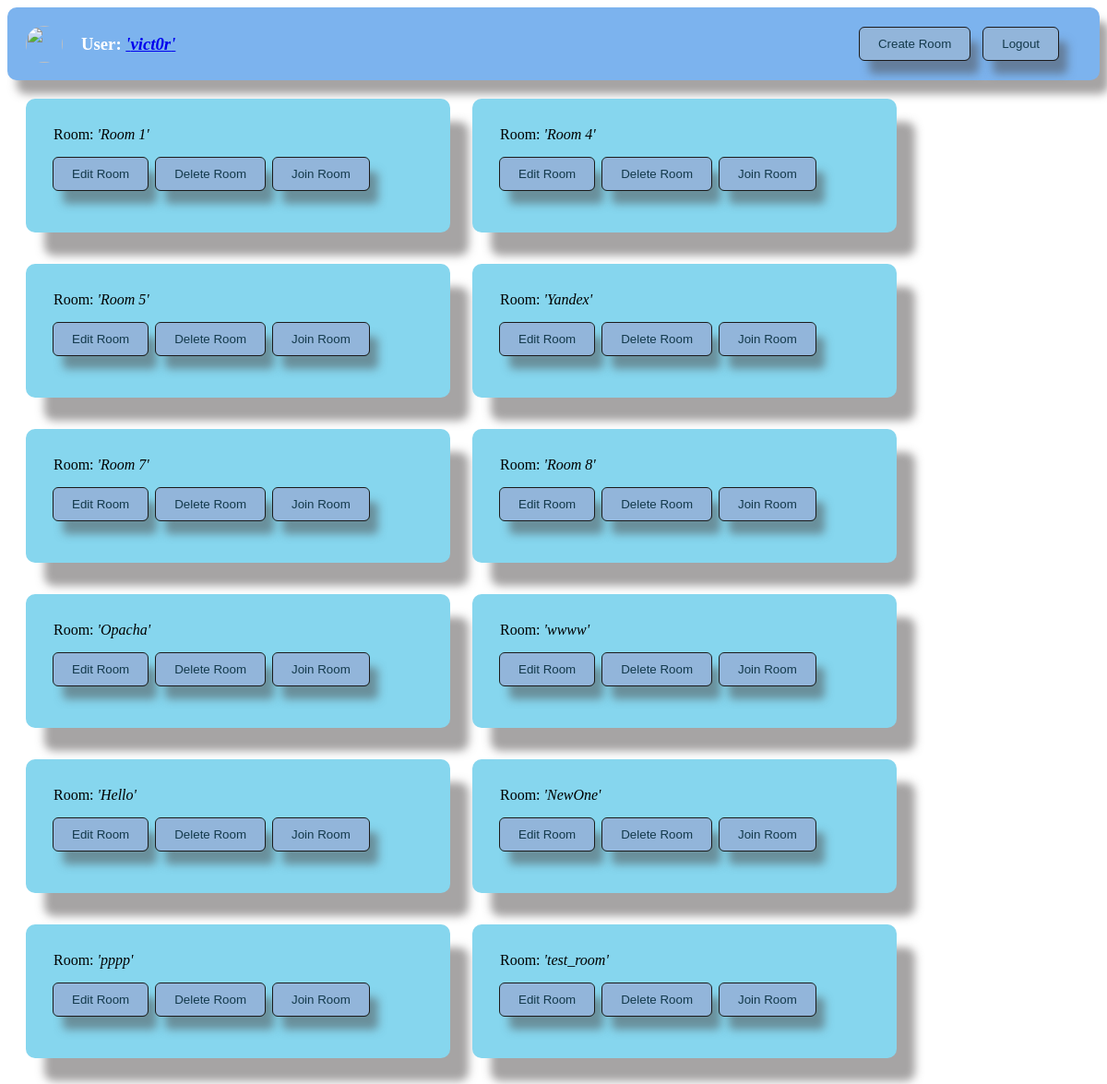
Screenshot of /chat/rooms/ (signed in) with the database file from the repository.
### chat/models.py (models this page shows)
class Chat(models.Model):
    name = models.CharField(max_length=128)
    users = models.ManyToManyField(User, related_name='chats')
    def __str__(self):
        return self.name

### chat/views.py (the view)
# urls.py: path('rooms/', getRooms, name='getRooms'),
@login_required
def getRooms(request):
    roomWithIds=Chat.objects.filter().values('id', "name",)
    rooms = Chat.objects.all()
    user = request.user
    print('user:', user)
    print('user.id:', user.id)
    try:
        userProfile = UserProfile.objects.get(user=user)
        avatar = userProfile.avatar.url
    except:
        avatar = '/media/avatars/default.png'
    avatar_full_url = settings.SITE_URL + avatar
    print('avatar_full_url:', avatar_full_url)
    return render(request, 'chat/rooms.html', {'rooms': rooms, 'roomWithIds': roomWithIds, 'user' : user, 'avatar' : avatar, 'avatar_full_url' : avatar_full_url, })

### templates/chat/rooms.html (shortened to what this page needs)
{% extends 'default.html' %}
{% load static %}
{% block rooms %}
<div class="room-list" >
  {% for room in rooms %}
  <div class="room">
  <div id="room-name-container">
    <span >Room: <em id="room-name-display-{{ room.id }}">'{{ room }}'</em></span>
  </div>
      <button id="{{ room.id }}" class="btn edit-room">Edit Room</button>
      <button id="{{ room.id }}" class="btn delete-room">Delete Room</button>
      <button id="{{ room.id }}" class="btn enter-room">Join Room</button>
  </div>
  {% endfor %}
</div>
{% endblock rooms %}
{% block createRoom %}
<div class="top-delete-form">
  <button class="btn create-room">Create Room</button>
</div>
{% endblock createRoom %}
{% block avatar %}
<img class="logo" src="{{ avatar }}">
{% endblock avatar %}

### templates/default.html (shortened to what this page needs)
{% load static %}
<!DOCTYPE HTML>
<html>
  <head>
    <link rel="stylesheet" href="{% static 'css/style.css' %}">
  </head>
  <body>
  <div class="top-bar">
    <div class="logo">
        {% block avatar %}{% endblock avatar %}
    </div>
    <div class="top-bar-user">
    <h3>
        User:
        {% if user.is_authenticated %}
        <a href="{% url 'userAccount' user.id %}">
          <em>'{{ user }}'</em>
        </a>
        {% endif %}
    </h3>
    </div>
    {% block createRoom %}{% endblock createRoom %}
    {% if request.user.is_authenticated %}
    <div class="logout-btn">
      <a href="{% url 'logout' %}"><button class="btn logout">Logout</button></a>
    </div>
    {% else %}
    <div class="logout-btn">
      <a href="{% url 'signup' %}"><button class="btn signup">Sign up</button></a>
    </div>
    {% endif %}
  </div>
  {% block rooms %}{% endblock rooms %}
  </body>
</html>

### chat/static/css/style.css (style rules this page uses)
.room-list { gap: 20px; padding: 20px 20px 20px 20px; }
.room { display: inline-block; padding: 30px; width: 400px; margin-right: 20px; margin-bottom: 30px; box-shadow: 20px 25px 10px rgba(77, 74, 74, 0.5); border-radius: 10px; overflow: hidden; background-color: #86d6ee; }
.btn { background-color: #92b5da; border: none; color: #13394b; padding: 10px 20px 10px; border-radius: 5px; cursor: pointer; outline: 1px solid rgb(27, 26, 26); box-shadow: 10px 15px 10px rgba(77, 74, 74, 0.5); margin-right: 5px; }
.top-bar { background-color: #7cb3ee; color: #fff; padding: 10px 10px 10px 20px; display: flex; justify-content: space-between; align-items: center; box-shadow: 10px 15px 10px rgba(77, 74, 74, 0.5); border-radius: 10px; text-align: left; }
.top-bar-user { flex-grow: 1; margin-left: 20px; }
.logout-btn { margin-right: 30px; }
.top-delete-form { margin-right: 10px; }
.logo { height: 40px; width: 40px; border-radius: 20px; }

### rows the page displays
Chat: name "Room 1"
Chat: name "Room 4"
Chat: name "Room 5"
Chat: name "Yandex"
Chat: name "Room 7"
Chat: name "Room 8"
Chat: name "Opacha"
Chat: name "wwww"
Chat: name "Hello"
Chat: name "NewOne"
Chat: name "pppp"
Chat: name "test_room"

### other values shown
{{ user }} "vict0r"
